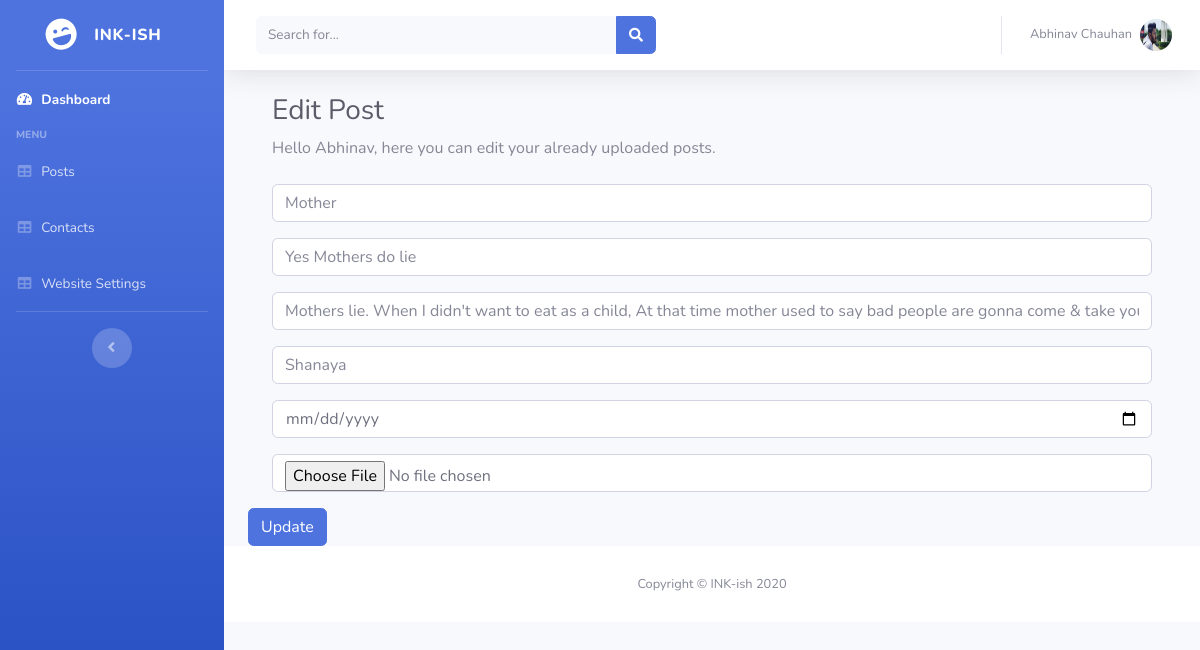
The app's page /editpost/1 (signed in) with its own data.
### tables this page shows
CREATE TABLE `post` (`Id` INTEGER PRIMARY KEY AUTOINCREMENT NOT NULL,
`title` TEXT NOT NULL,
`subhead` TEXT NOT NULL,
`content` TEXT NOT NULL,
`by` TEXT NOT NULL,
`date` TEXT NOT NULL,
`image` TEXT NOT NULL);

### cleanblog.py (the view)
@app.route('/editpost/<int:id>')
def editpost(id):
	if 'username' in session:
		conn=sqlite3.connect('cleanblog.db')
		temp=conn.execute("select * from post where id=?",(id,))
		return render_template('editpost.html',data=temp)
	else:
		return render_template('login.html')

### templates/editpost.html (shortened to what this page needs)
<!DOCTYPE html>
<html lang="en">
<head>
  <link href="{{ url_for('static', filename='vendor/fontawesome-free/css/all.min.css') }}" rel="stylesheet" type="text/css">
  <link href="{{ url_for('static', filename='css/sb-admin-2.min.css') }}" rel="stylesheet">
</head>
<body id="page-top">
  <div id="wrapper">
    <ul class="navbar-nav bg-gradient-primary sidebar sidebar-dark accordion" id="accordionSidebar">
      <a class="sidebar-brand d-flex align-items-center justify-content-center" href="">
        <div class="sidebar-brand-icon rotate-n-15">
          <i class="fas fa-laugh-wink"></i>
        </div>
        <div class="sidebar-brand-text mx-3">INK-ish</div>
      </a>
      <hr class="sidebar-divider my-0">
      <li class="nav-item active">
        <a class="nav-link" href="/dashbord"><i class="fas fa-fw fa-tachometer-alt"></i>
          <span>Dashboard</span></a>
      </li>
      <div class="sidebar-heading">
        Menu
      </div>
      <li class="nav-item">
        <a class="nav-link" href="/manageposts">
          <i class="fas fa-fw fa-table"></i>
          <span>Posts</span></a>
      </li>
      <li class="nav-item">
        <a class="nav-link" href="/managecontacts">
          <i class="fas fa-fw fa-table"></i>
          <span>Contacts</span></a>
      </li>
      <li class="nav-item">
        <a class="nav-link" href="/settings">
          <i class="fas fa-fw fa-table"></i>
          <span>Website Settings</span></a>
      </li>
      <hr class="sidebar-divider d-none d-md-block">
      <div class="text-center d-none d-md-inline">
        <button class="rounded-circle border-0" id="sidebarToggle"></button>
      </div>
    </ul>
    <div id="content-wrapper" class="d-flex flex-column">
      <div id="content">
        <nav class="navbar navbar-expand navbar-light bg-white topbar mb-4 static-top shadow">
          <form class="d-none d-sm-inline-block form-inline mr-auto ml-md-3 my-2 my-md-0 mw-100 navbar-search">
            <div class="input-group">
              <input type="text" class="form-control bg-light border-0 small" placeholder="Search for..." aria-label="Search" aria-describedby="basic-addon2">
              <div class="input-group-append">
                <button class="btn btn-primary" type="button">
                  <i class="fas fa-search fa-sm"></i>
                </button>
              </div>
            </div>
          </form>
          <ul class="navbar-nav ml-auto">
            <li class="nav-item dropdown no-arrow">
              <a class="nav-link dropdown-toggle" href="#" id="userDropdown" role="button" data-toggle="dropdown" aria-haspopup="true" aria-expanded="false">
                <span class="mr-2 d-none d-lg-inline text-gray-600 small">Abhinav Chauhan</span>
                <img class="img-profile rounded-circle" src="{{ url_for('static', filename='img/4.jpg') }}">
              </a>
            </li>
          </ul>
        </nav>
        <div class="container-fluid">
        <div class="container-fluid">
          <h1 class="h3 mb-2 text-gray-800">Edit Post</h1>
          <p class="mb-4">Hello Abhinav, here you can edit your already uploaded posts.</p>
{% for row in data %}
<form action="/updatepost/{{row[0]}}" method="POST">
  <div class="form-group">
    <input type="text" class="form-control" name="tl"  placeholder="{{row[1]}}" required>
  </div>
<div class="form-group">
    <input type="text" class="form-control" name="sbtl" placeholder="{{row[2]}}" required>
  </div>
<div class="form-group">
    <input type="text" class="form-control" name="cnt" placeholder="{{row[3]}}" required>
  </div>
<div class="form-group">
    <input type="text" class="form-control" name="by"  placeholder="{{row[4]}}" required>
  </div>
<div class="form-group">
    <input type="date" class="form-control" name="dt" placeholder="{{row[5]}}" required>
  </div>
<div class="form-group">
    <input type="file" class="form-control" name="img" placeholder="{{row[6]}}" required>
  </div>
  </div>
  <input type="submit" class="btn btn-primary" name="btn" value="Update">
{% endfor %}
</div>
      <footer class="sticky-footer bg-white">
        <div class="container my-auto">
          <div class="copyright text-center my-auto">
            <span>Copyright &copy; INK-ish 2020</span>
          </div>
        </div>
      </footer>
    </div>
  </div>
</body>
</html>

### records on screen
post: tl "Mother", sbtl "Yes Mothers do lie", by "Shanaya"
